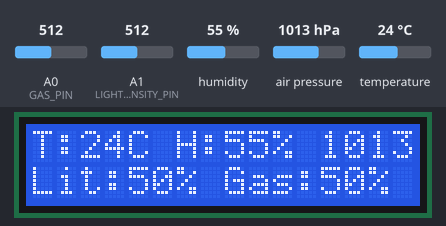
A sketch run on a simulated Arduino Uno, built with avr-gcc and run on an emulated ATmega328P. On the bench: 16×2 character LCD. Inputs (shaded band) come from the test bench; at power-on: humidity 55 %, air pressure 1013 hPa, A0 (GAS_PIN) = 512, A1 (LIGHT_INTENSITY_PIN) = 512, temperature 24 °C. What the sketch prints to the serial monitor is not drawn.

Above: at 2.6 s.
2.7 s: humidity set to 22 %
At 5.3 s:
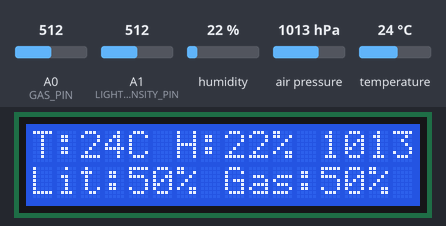
5.7 s: air pressure set to 952 hPa
At 7.0 s:
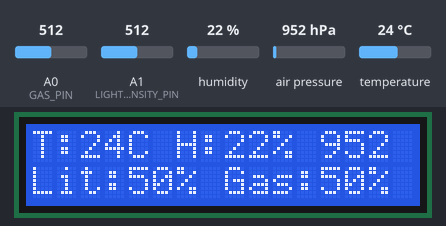
8.7 s: A0 (GAS_PIN) set to 716
At 11.0 s:
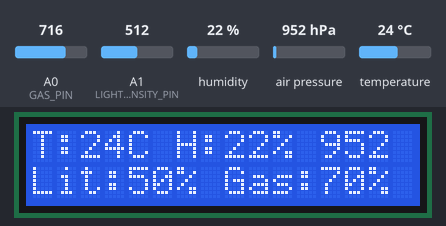
11.8 s: A1 (LIGHT_INTENSITY_PIN) set to 716
At 13.6 s:
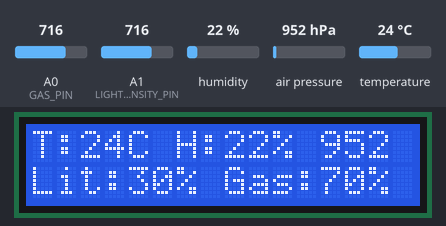
14.8 s: temperature set to 12 °C
At 17.6 s:
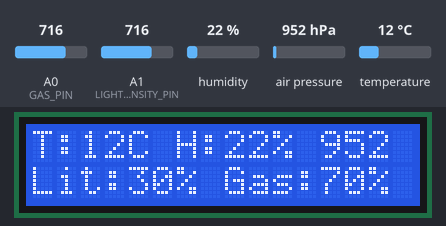
18.0 s: air pressure set to 975 hPa
At 19.0 s:
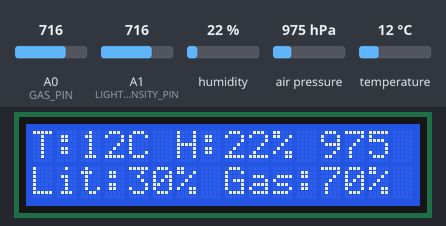
Timing chart, 0 to 21.0 s (numbered marks = the images above; inputs shaded):
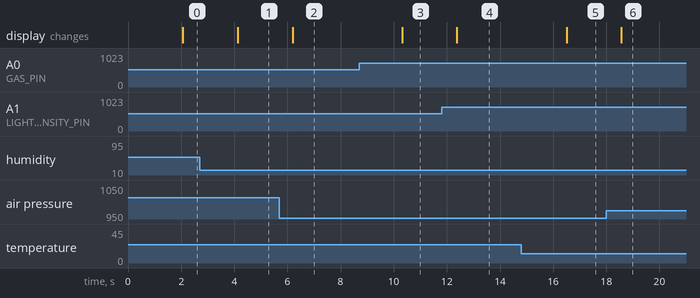

Measured:
- after the input at 2.7 s, the display: changes after 1.4 s (image 1)
- after the input at 5.7 s, the display: changes after 0.49 s (image 2)
- after the input at 8.7 s, the display: changes after 1.6 s (image 3)
- after the input at 11.8 s, the display: changes after 0.58 s (image 4)
- after the input at 14.8 s, the display: changes after 1.7 s (image 5)
- after the input at 18.0 s, the display: changes after 0.57 s (image 6)

The sketch:

groundstation_V0.1.ino
```cpp
#include "DHT.h"
#include <Wire.h>
#include <Adafruit_BMP280.h>
#include <LiquidCrystal_I2C.h>

#define TEMPERATURE_HUMIDITY_PIN 7
#define LIGHT_INTENSITY_PIN A1
#define TEMPERATURE_HUMIDITY_TYPE DHT11
#define GAS_PIN A0

Adafruit_BMP280 bmp;
DHT TemperatureHumidity_sensor(TEMPERATURE_HUMIDITY_PIN, TEMPERATURE_HUMIDITY_TYPE);

// Most 16x2 I2C LCDs use address 0x27 (if blank, try 0x3F)
LiquidCrystal_I2C lcd(0x27, 16, 2);

unsigned long timer = 0;

void setup() {
  Serial.begin(115200);
  TemperatureHumidity_sensor.begin();

  // Initialize the LCD
  lcd.init();
  lcd.backlight();
  lcd.setCursor(0, 0);
  lcd.print("Weather Station");
  lcd.setCursor(0, 1);
  lcd.print("Warming up...");

  if (!bmp.begin(0x76)) {
    Serial.println("Could not find a valid BMP280 sensor");
    lcd.clear();
    lcd.print("BMP280 Error!");
    while (1);
  }
}

void loop() {
  if ((millis() - timer) > 2000) {
    float humidity = TemperatureHumidity_sensor.readHumidity();
    float tempC = TemperatureHumidity_sensor.readTemperature();
    float pressureHPa = bmp.readPressure() / 100.0F;

    int light_level = analogRead(LIGHT_INTENSITY_PIN);
    int gasLevel = analogRead(GAS_PIN);

    float brightness = 100.0 - (light_level / 1023.0 * 100.0);
    float gasPercent = gasLevel / 1023.0 * 100.0;

    // Keep Serial Monitor output working
    Serial.print("Humidity: ");
    Serial.print(humidity);
    Serial.print("%  |  Temperature: ");
    Serial.print(tempC);
    Serial.print("°C  |  Pressure: ");
    Serial.print(pressureHPa);
    Serial.print(" hPa  |  Brightness: ");
    Serial.print(brightness);
    Serial.print("%  |  Gas Reading (AO): ");
    Serial.print(gasPercent);
    Serial.println("%");

    // Update 16x2 LCD (16 characters max per row)
    lcd.clear();

    // Row 0: "T:22C H:48% 1013"
    lcd.setCursor(0, 0);
    lcd.print("T:");
    lcd.print((int)round(tempC));
    lcd.print("C H:");
    lcd.print((int)round(humidity));
    lcd.print("% ");
    lcd.print((int)round(pressureHPa));

    // Row 1: "Lit:75% Gas:14%"
    lcd.setCursor(0, 1);
    lcd.print("Lit:");
    lcd.print((int)round(brightness));
    lcd.print("% Gas:");
    lcd.print((int)round(gasPercent));
    lcd.print("%");

    timer = millis();
  }
}
```
